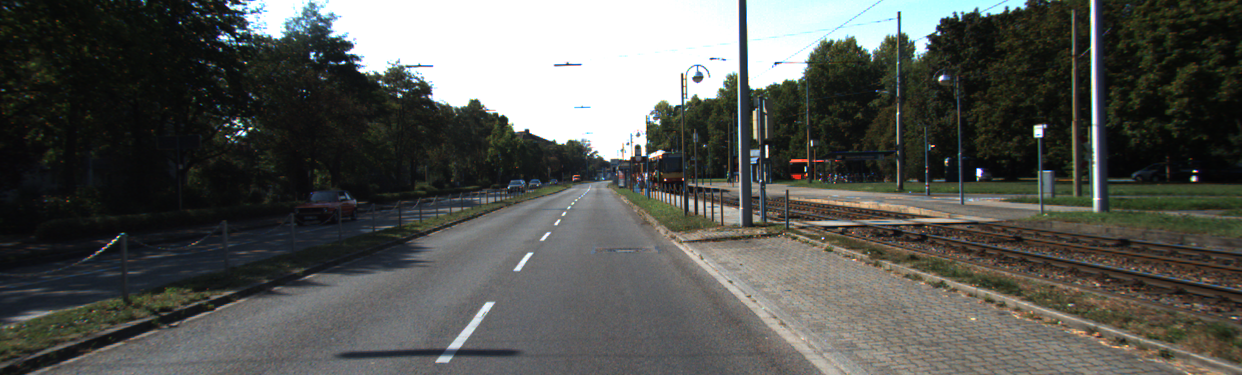
#> input picture HoughTform/Imagenes/um_000001.png, 1242 x 375 px, found by its file name
$ python TransformadaHough.py
#> lines starting #> are read from the running program, lines starting #| are printed output that depends on the picture; after the words box and inside, x2 and y2 are one past the last pixel; in counts of white or black regions, pixels touching at a corner belong together
import numpy as np
import cv2
import matplotlib.pyplot as plt
from bordes import Canny
from bordes import Canny2

image_file = 'Images/um_000001.png'
original_image = cv2.imread(image_file, 1)
#> original_image is the input picture: shape (375, 1242, 3); mean B, G, R 82.9, 87, 85.5
grayscale_image = cv2.imread(image_file, 0)
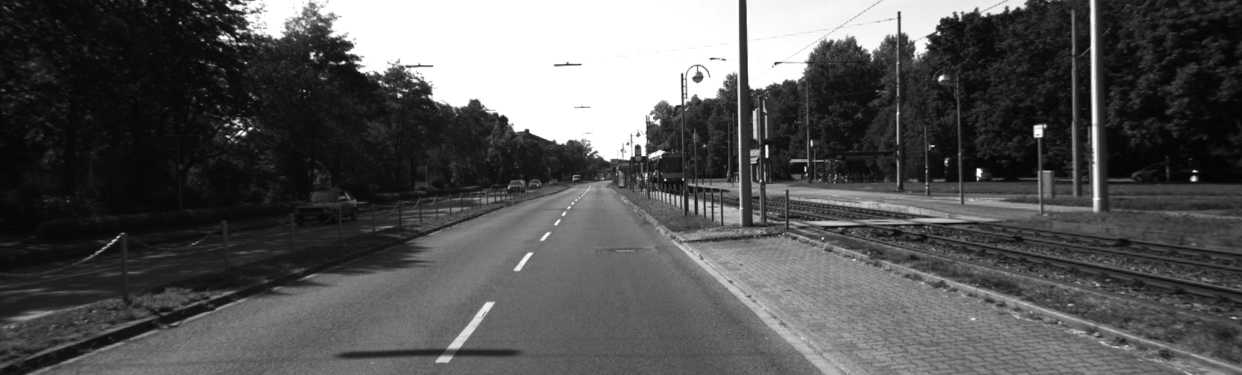
#> grayscale_image: shape (375, 1242); min 3, max 255, mean 85.6

blurred = cv2.GaussianBlur(grayscale_image, (5, 5), 1.5)
canny_edges = cv2.Canny(blurred, 100, 200)
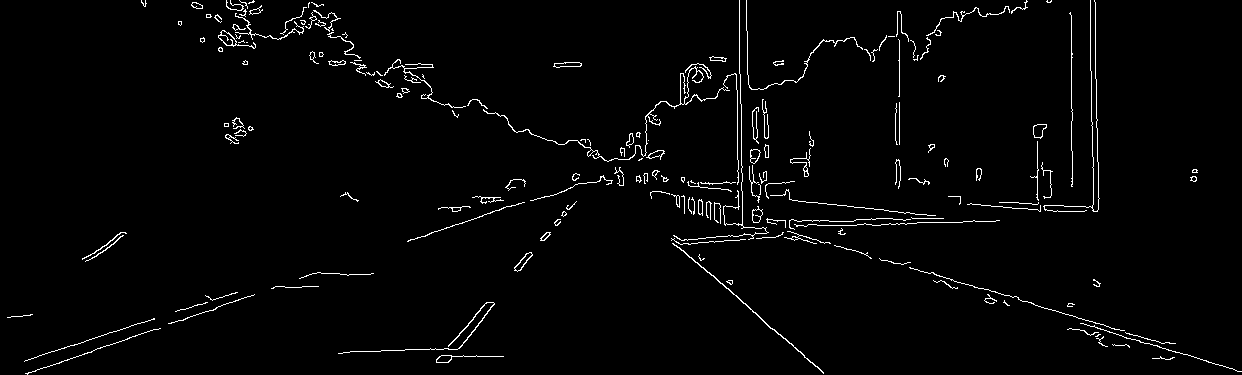
#> canny_edges: shape (375, 1242); 2.2% white in thin lines or dots
#canny_edges = Canny.deteccion_bordes_canny(grayscale_image)
#canny_edges = Canny.deteccion_bordes_canny(grayscale_image)

# Acumulador de hough para la imagen
def hough_lines_acc(img, rho_resolution=1, theta_resolution=1):
    height, width = img.shape #Altura y ancho para calcular la diagonal.
    img_diagonal = np.ceil(np.sqrt(height**2 + width**2)) # a**2 + b**2 = c**2
    rhos = np.arange(-img_diagonal, img_diagonal + 1, rho_resolution) #rhos
    thetas = np.deg2rad(np.arange(-90, 90, theta_resolution)) #thetas

    # Crear el acumulador Hough con dimensiones iguales de rhos y thetas
    H = np.zeros((len(rhos), len(thetas)), dtype=np.uint64)
    y_idxs, x_idxs = np.nonzero(img) # encontrar todos los índices de píxeles de borde (distintos de cero)

    for i in range(len(x_idxs)): #Recorremos los puntos del borde
        x = x_idxs[i]
        y = y_idxs[i]

        for j in range(len(thetas)): #Recorremos thetas y calcular rho
            rho = int((x * np.cos(thetas[j]) +
                       y * np.sin(thetas[j])) + img_diagonal)
            H[rho, j] += 1

    return H, rhos, thetas

# Espacio de Hough
def hough_peaks(H, num_peaks, nhood_size=3):

    #Recorrer el numero de picos
    indicies = []
    H1 = np.copy(H) #Crear una copia de H
    for i in range(num_peaks):
        idx = np.argmax(H1) # Encontrar lo maximos de de la matriz Hough
        H1_idx = np.unravel_index(idx, H1.shape) # Reasignar
        indicies.append(H1_idx)

        idx_y, idx_x = H1_idx # Separamos los indices
        # Elegir los valores apropiados si idx_x se encuentra cerca de los bordes
        if (idx_x - (nhood_size/2)) < 0: min_x = 0
        else: min_x = idx_x - (nhood_size/2)
        if ((idx_x + (nhood_size/2) + 1) > H.shape[1]): max_x = H.shape[1]
        else: max_x = idx_x + (nhood_size/2) + 1

        # Eligir los valores apropiados, si idx_y está demasiado cerca de los bordes
        if (idx_y - (nhood_size/2)) < 0: min_y = 0
        else: min_y = idx_y - (nhood_size/2)
        if ((idx_y + (nhood_size/2) + 1) > H.shape[0]): max_y = H.shape[0]
        else: max_y = idx_y + (nhood_size/2) + 1

        # Vincular cada índice (por el tamaño de la vecindad y establecer todos los valores en 0
        for x in range(int(min_x), int(max_x)):
            for y in range(int(min_y), int(max_y)):
                # eliminar vecindarios en H1
                H1[y, x] = 0

                # Resaltar picos en H
                if (x == min_x or x == (max_x - 1)):
                    H[y, x] = 255
                if (y == min_y or y == (max_y - 1)):
                    H[y, x] = 255

    # Devolver los índices y el espacio de Hough original con los puntos seleccionados
    return indicies, H


#Graficar el espacio de Hough
def plot_hough_acc(H):
    fig = plt.figure(figsize=(10, 10))

    plt.imshow(H, cmap='jet')
    plt.xlabel('Direccion Theta'), plt.ylabel('Direccion Rho')
    plt.tight_layout()
    plt.show()


#Graficar las lineas de Hough
def hough_lines_draw(img, indicies, rhos, thetas):
    ''' Toma indices de una tabla rhos y thetas y dibuja y dibuja las lineas
    en la imagen que corresponde a estos valores'''
    for i in range(len(indicies)):
        rho = rhos[indicies[i][0]]
        theta = thetas[indicies[i][1]]
        a = np.cos(theta)
        b = np.sin(theta)
        x0 = a*rho
        y0 = b*rho
        x1 = int(x0 + 1000*(-b))
        y1 = int(y0 + 1000*(a))
        x2 = int(x0 - 1000*(-b))
        y2 = int(y0 - 1000*(a))

        cv2.line(img, (x1, y1), (x2, y2), (0, 255, 0), 2)


H, rhos, thetas = hough_lines_acc(canny_edges) # Calcula la acumuladora de Hough
#> in hough_lines_acc, `y_idxs, x_idxs = np.nonzero(img)`: y_idxs = 10057 values from 0 to 374; x_idxs = 10057 values, max 1241 at index 10044, min 7 at index 8897, mean 673.8
#> the loop in hough_lines_acc, `for i in range(len(x_idxs)):` made 10057 passes
#> (x, y) on passes 1 to 3: (141, 0), (145, 0), (226, 0)
#> after the loop in hough_lines_acc, `for i in range(len(x_idxs)):`:
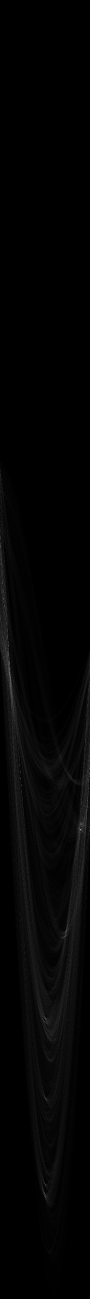
#> H: shape (2597, 180) uint64 (shown at 1/2 size); min 0, max 219, mean 3.9
#> rhos = 2597 values from -1298 to 1298; thetas = 180 values from -1.57 to 1.55
indicies, H = hough_peaks(H, 5, nhood_size=11) # Encuentra los picos en la acumuladora de Hough
#> the loop in hough_peaks, `for i in range(num_peaks):` made 5 passes
#> (idx, idx_y, idx_x, min_x, max_x, min_y, max_y) on passes 1 to 5: (298601, 1658, 161, 155.5, 167.5, 1652.5, 1664.5), (366569, 2036, 89, 83.5, 95.5, 2030.5, 2042.5), (235637, 1309, 17, 11.5, 23.5, 1303.5, 1315.5), (429749, 2387, 89, 83.5, 95.5, 2381.5, 2393.5), (296802, 1648, 162, 156.5, 168.5, 1642.5, 1654.5)
#> after the loop in hough_peaks, `for i in range(num_peaks):`:
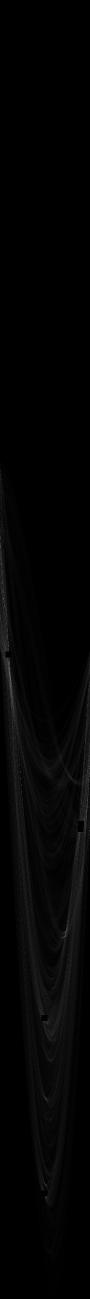
#> H1: shape (2597, 180) uint64 (shown at 1/2 size); 0.15% of pixels changed, all inside (x1, y1, x2, y2) = (11, 1303, 168, 2393)
#> after the loop in hough_peaks, `for i in range(num_peaks):`: indicies = [(1658, 161), (2036, 89), (1309, 17), (2387, 89), (1648, 162)]
plot_hough_acc(H) # Mostrar el espacio de Hough
'''Toma la imagen original, los índices de los picos, las tablas de valores rho y theta,
Dibuja las líneas correspondientes en la imagen original.'''
hough_lines_draw(original_image, indicies, rhos, thetas)
#> the loop in hough_lines_draw, `for i in range(len(indicies)):` made 5 passes
#> (rho, theta, a, b, x0, y0, x1, y1) on passes 1 to 5: (360, 1.24, 0.326, 0.946, 117.2, 340.4, -828, 665), (738, -0.0175, 1, -0.0175, 737.9, -12.88, 755, 986), (11, -1.27, 0.292, -0.956, 3.22, -10.52, 959, 281), (1089, -0.0175, 1, -0.0175, 1088.8, -19.01, 1106, 980), (350, 1.26, 0.309, 0.951, 108.2, 332.9, -842, 641)
#> after the loop in hough_lines_draw, `for i in range(len(indicies)):`:
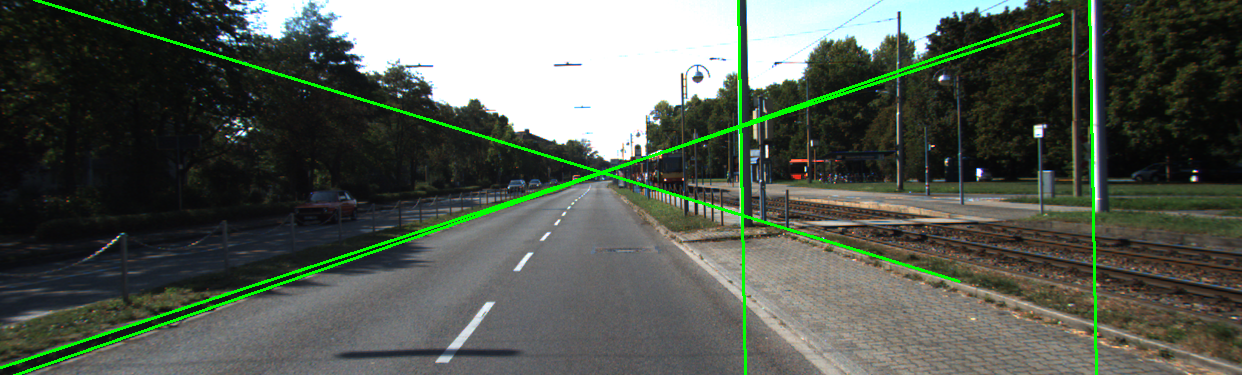
#> img: shape (375, 1242, 3); mean B, G, R 81.5, 91.6, 84
# Muestra la imagen con las lineas de transformacion de Hough
cv2.imshow('Deteccion de lineas con la transformada de Hough', original_image)
cv2.waitKey(0)
cv2.destroyAllWindows()

$ run again, with HoughTform/Imagenes/um_000011.png copied over HoughTform/Imagenes/um_000001.png
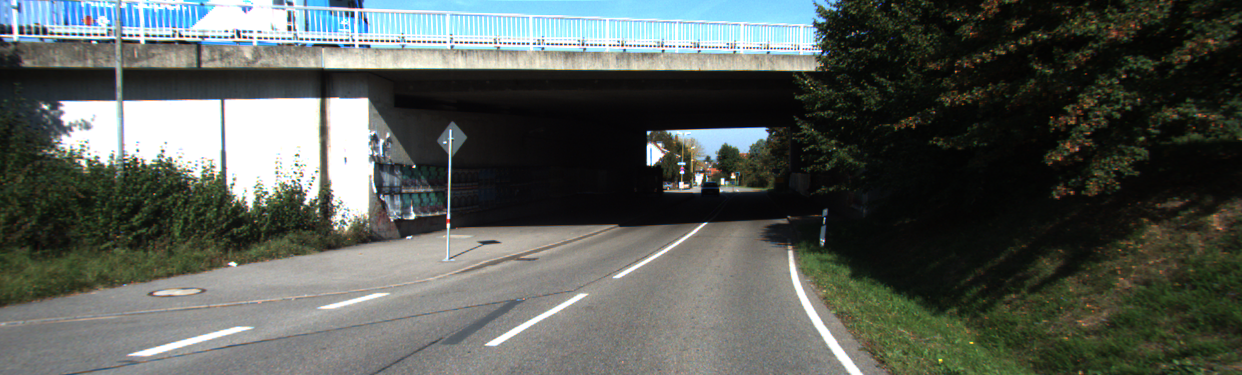
#> input picture HoughTform/Imagenes/um_000011.png, 1242 x 375 px, found by its file name
#> original_image is the input picture: shape (375, 1242, 3); mean B, G, R 86.3, 91.6, 86.3
#> canny_edges: shape (375, 1242); 2.8% white in thin lines or dots
#> y_idxs = 12998 values from 0 to 374; x_idxs = 12998 values, max 1217 at index 10215, min 0 at index 1439, mean 386.9
#> the loop in hough_lines_acc, `for i in range(len(x_idxs)):` made 12998 passes
#> (x, y) on passes 1 to 3: (11, 0), (16, 0), (49, 0)
#> `H, rhos, thetas = hough_lines_acc(canny_edges)`: rhos = 2597 values from -1298 to 1298; thetas = 180 values from -1.57 to 1.55
#> the loop in hough_peaks, `for i in range(num_peaks):` made 5 passes
#> (idx, idx_y, idx_x, max_x, min_y, max_y) on passes 1 to 5: (227701, 1265, 1, 7.5, 1259.5, 1271.5), (226261, 1257, 1, 7.5, 1251.5, 1263.5), (221580, 1231, 0, 6.5, 1225.5, 1237.5), (228782, 1271, 2, 8.5, 1265.5, 1277.5), (230223, 1279, 3, 9.5, 1273.5, 1285.5)
#> after the loop in hough_peaks, `for i in range(num_peaks):`:
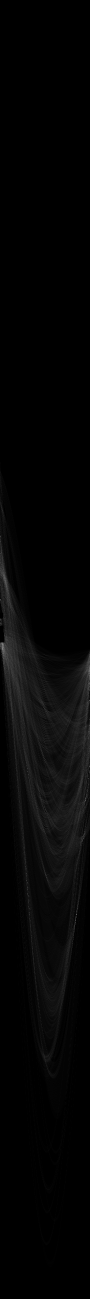
#> H1: shape (2597, 180) uint64 (shown at 1/2 size); min 0, max 158, mean 5
#> after the loop in hough_peaks, `for i in range(num_peaks):`: indicies = [(1265, 1), (1257, 1), (1231, 0), (1271, 2), (1279, 3)]
#> the loop in hough_lines_draw, `for i in range(len(indicies)):` made 5 passes
#> (rho, theta, a, b, x0, y0, x1, y1) on passes 1 to 5: (-33, -1.55, 0.0175, -1, -0.576, 32.99, 999, 50), (-41, -1.55, 0.0175, -1, -0.716, 40.99, 999, 58), (-67, -1.57, 6.12e-17, -1, -4.1e-15, 67, 1000, 67), (-27, -1.54, 0.0349, -0.999, -0.942, 26.98, 998, 61), (-19, -1.52, 0.0523, -0.999, -0.994, 18.97, 997, 71)
#> after the loop in hough_lines_draw, `for i in range(len(indicies)):`:
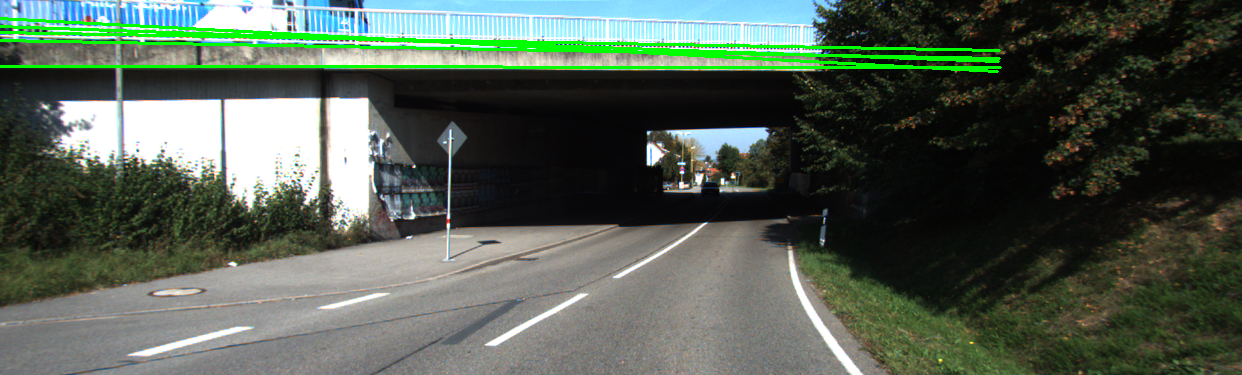
#> img: shape (375, 1242, 3); mean B, G, R 81.9, 94.3, 82.3

$ run again, with HoughTform/Imagenes/um_000012.png copied over HoughTform/Imagenes/um_000001.png
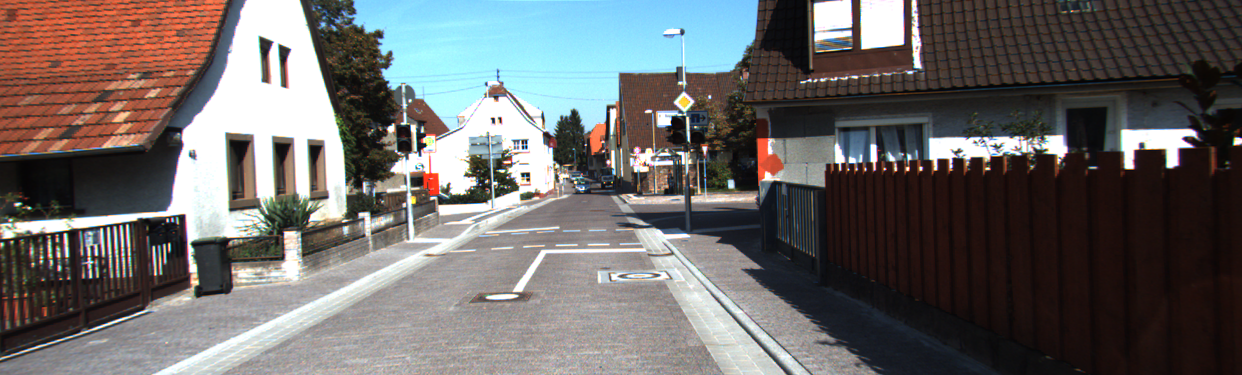
#> input picture HoughTform/Imagenes/um_000012.png, 1242 x 375 px, found by its file name
#> original_image is the input picture: shape (375, 1242, 3); mean B, G, R 103.6, 104.8, 108
#> canny_edges: shape (375, 1242); 3.7% white in thin lines or dots
#> y_idxs = 17442 values from 0 to 374; x_idxs = 17442 values, max 1241 at index 4800, min 0 at index 6736, mean 490.6
#> the loop in hough_lines_acc, `for i in range(len(x_idxs)):` made 17442 passes
#> (x, y) on passes 1 to 3: (226, 0), (245, 0), (300, 0)
#> `H, rhos, thetas = hough_lines_acc(canny_edges)`: rhos = 2597 values from -1298 to 1298; thetas = 180 values from -1.57 to 1.55
#> the loop in hough_peaks, `for i in range(num_peaks):` made 5 passes
#> (idx, idx_y, idx_x, min_x, max_x, min_y, max_y) on passes 1, 4, 5: (306515, 1702, 155, 149.5, 161.5, 1696.5, 1708.5), (281873, 1565, 173, 167.5, 179.5, 1559.5, 1571.5), (295361, 1640, 161, 155.5, 167.5, 1634.5, 1646.5)
#> after the loop in hough_peaks, `for i in range(num_peaks):`:
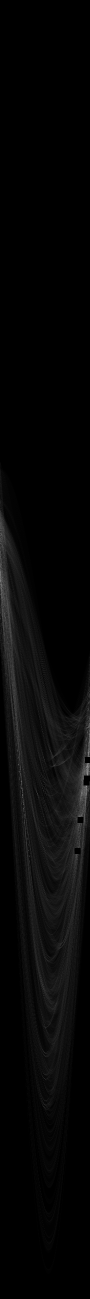
#> H1: shape (2597, 180) uint64 (shown at 1/2 size); min 0, max 181, mean 6.6
#> after the loop in hough_peaks, `for i in range(num_peaks):`: indicies = [(1702, 155), (1557, 174), (1520, 176), (1565, 173), (1640, 161)]
#> the loop in hough_lines_draw, `for i in range(len(indicies)):` made 5 passes
#> (rho, theta, a, b, x0, y0, x1, y1) on passes 1 to 5: (404, 1.13, 0.423, 0.906, 170.7, 366.1, -735, 788), (259, 1.47, 0.105, 0.995, 27.07, 257.6, -967, 362), (222, 1.5, 0.0698, 0.998, 15.49, 221.5, -982, 291), (267, 1.45, 0.122, 0.993, 32.54, 265, -960, 386), (342, 1.24, 0.326, 0.946, 111.3, 323.4, -834, 648)
#> after the loop in hough_lines_draw, `for i in range(len(indicies)):`:
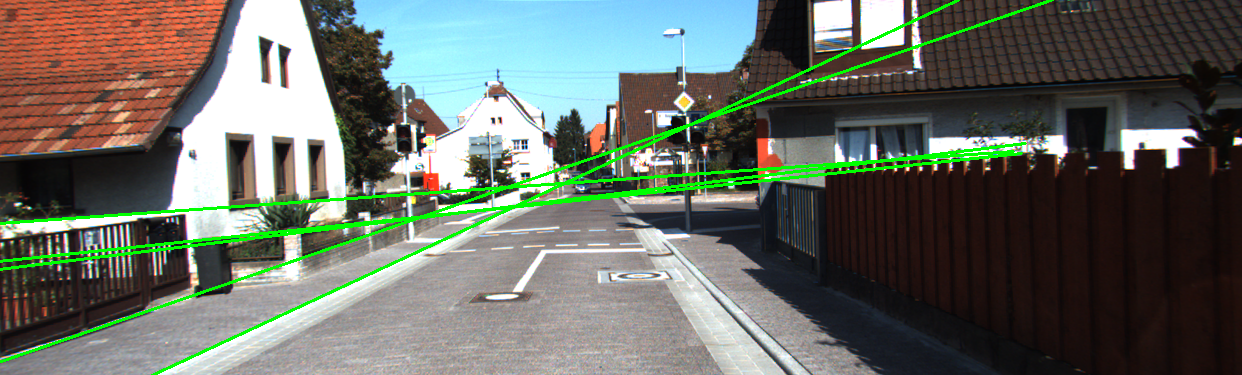
#> img: shape (375, 1242, 3); mean B, G, R 100, 108.9, 104.1

$ run again, with HoughTform/Imagenes/um_000014.png copied over HoughTform/Imagenes/um_000001.png
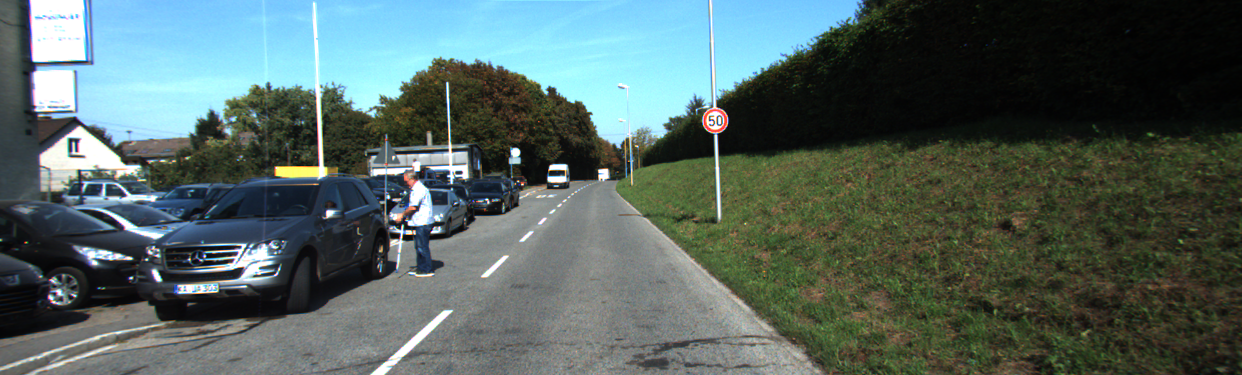
#> input picture HoughTform/Imagenes/um_000014.png, 1242 x 375 px, found by its file name
#> original_image is the input picture: shape (375, 1242, 3); mean B, G, R 96.3, 99.9, 83.3
#> canny_edges: shape (375, 1242); 2.4% white in thin lines or dots
#> y_idxs = 11386 values from 0 to 374; x_idxs = 11386 values, max 1183 at index 7390, min 0 at index 7306, mean 331.9
#> the loop in hough_lines_acc, `for i in range(len(x_idxs)):` made 11386 passes
#> (x, y) on passes 1 to 3: (29, 0), (83, 0), (91, 0)
#> `H, rhos, thetas = hough_lines_acc(canny_edges)`: rhos = 2597 values from -1298 to 1298; thetas = 180 values from -1.57 to 1.55
#> the loop in hough_peaks, `for i in range(num_peaks):` made 5 passes
#> (idx, idx_y, idx_x, min_x, max_x, min_y, max_y) on passes 1 to 5: (280301, 1557, 41, 35.5, 47.5, 1551.5, 1563.5), (296442, 1646, 162, 156.5, 168.5, 1640.5, 1652.5), (328458, 1824, 138, 132.5, 144.5, 1818.5, 1830.5), (309392, 1718, 152, 146.5, 158.5, 1712.5, 1724.5), (299139, 1661, 159, 153.5, 165.5, 1655.5, 1667.5)
#> after the loop in hough_peaks, `for i in range(num_peaks):`:
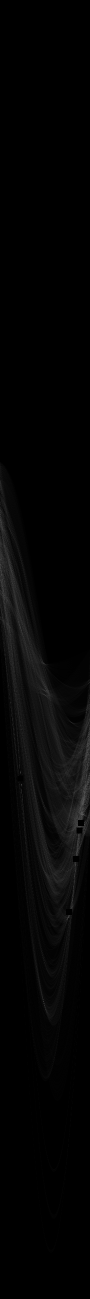
#> H1: shape (2597, 180) uint64 (shown at 1/2 size); min 0, max 116, mean 4.3
#> after the loop in hough_peaks, `for i in range(num_peaks):`: indicies = [(1557, 41), (1646, 162), (1824, 138), (1718, 152), (1661, 159)]
#> the loop in hough_lines_draw, `for i in range(len(indicies)):` made 5 passes
#> (rho, theta, a, b, x0, y0, x1, y1) on passes 1 to 5: (259, -0.855, 0.656, -0.755, 169.9, -195.5, 924, 460), (348, 1.26, 0.309, 0.951, 107.5, 331, -843, 639), (526, 0.838, 0.669, 0.743, 352, 390.9, -391, 1060), (420, 1.08, 0.469, 0.883, 197.2, 370.8, -685, 840), (363, 1.2, 0.358, 0.934, 130.1, 338.9, -803, 697)
#> after the loop in hough_lines_draw, `for i in range(len(indicies)):`:
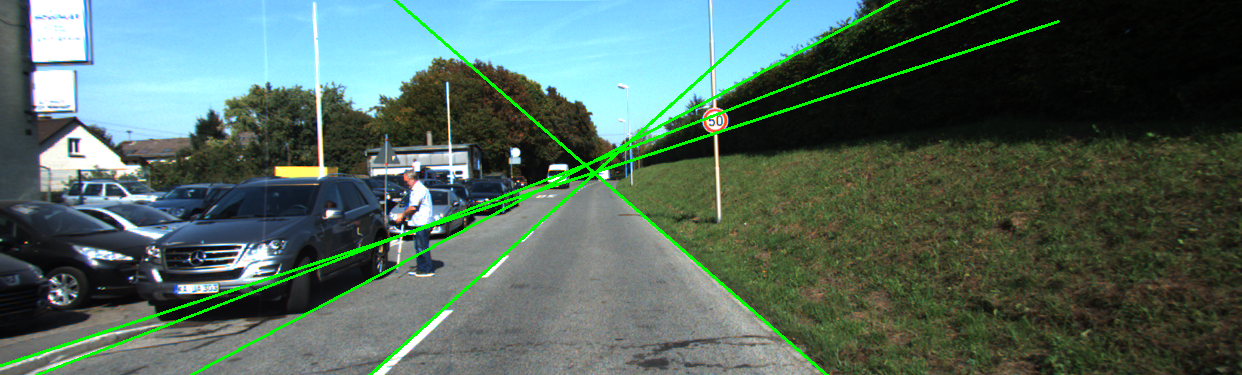
#> img: shape (375, 1242, 3); mean B, G, R 94, 103.8, 81.3
